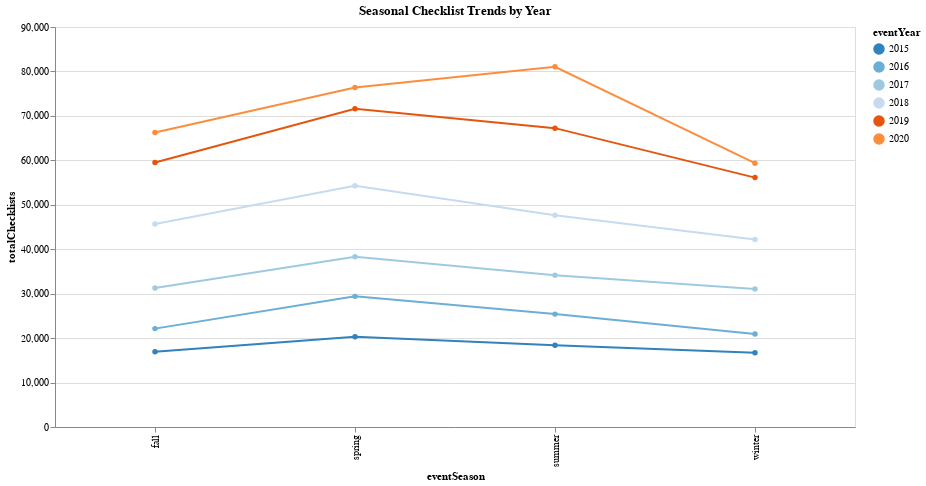

The notebook cell this image was saved under:
### Markdown cell above
In some cases certain birdwatchers account for a large portion of the checklists for a given country. For example, obsr626844 contributed over 56% of Curaçao's checklists from 2015-2020.

Let's see how many checklists were conducted each season per year by birdwatchers overall.

### Code cell
checklists_by_season_year = eod_data.groupby(['eventYear', 'eventSeason'])['checklist_id'].nunique().sort_index().reset_index()
checklists_by_season_year = checklists_by_season_year.rename(columns={'checklist_id': 'totalChecklists'})
checklists_by_season_year['eventYear'] = checklists_by_season_year['eventYear'].astype(str)
checklists_by_season_year_pivot = checklists_by_season_year.pivot(index='eventYear', columns='eventSeason', values='totalChecklists').fillna(0)
display(checklists_by_season_year_pivot)

seasonal_checklists_line = alt.Chart(checklists_by_season_year).mark_line(point=True).encode(
    x='eventSeason:O',
    y='totalChecklists:Q',
    color=alt.Color('eventYear', scale=alt.Scale(scheme='category20c')),
    tooltip=['eventYear:O', 'eventSeason:O', 'totalChecklists:Q']
).properties(
    title='Seasonal Checklist Trends by Year',
    width=800,
    height=400
)

seasonal_checklists_line

### Figure 1 — Vega-Lite specification as saved in the notebook (floating-point values rounded to 4 significant figures)
{"config": {"view": {"continuousWidth": 300, "continuousHeight": 300}}, "data": {"name": "data-22616b12a4efb16a295cff391c89f52c"}, "mark": {"type": "line", "point": true}, "encoding": {"color": {"field": "eventYear", "scale": {"scheme": "category20c"}, "type": "nominal"}, "tooltip": [{"field": "eventYear", "type": "ordinal"}, {"field": "eventSeason", "type": "ordinal"}, {"field": "totalChecklists", "type": "quantitative"}], "x": {"field": "eventSeason", "type": "ordinal"}, "y": {"field": "totalChecklists", "type": "quantitative"}}, "height": 400, "title": "Seasonal Checklist Trends by Year", "width": 800, "$schema": "https://vega.github.io/schema/vega-lite/v5.20.1.json", "datasets": {"data-22616b12a4efb16a295cff391c89f52c": [{"eventYear": "2015", "eventSeason": "fall", "totalChecklists": 16945}, {"eventYear": "2015", "eventSeason": "spring", "totalChecklists": 20299}, {"eventYear": "2015", "eventSeason": "summer", "totalChecklists": 18380}, {"eventYear": "2015", "eventSeason": "winter", "totalChecklists": 16711}, {"eventYear": "2016", "eventSeason": "fall", "totalChecklists": 22136}, {"eventYear": "2016", "eventSeason": "spring", "totalChecklists": 29391}, {"eventYear": "2016", "eventSeason": "summer", "totalChecklists": 25399}, {"eventYear": "2016", "eventSeason": "winter", "totalChecklists": 20922}, {"eventYear": "2017", "eventSeason": "fall", "totalChecklists": 31293}, {"eventYear": "2017", "eventSeason": "spring", "totalChecklists": 38320}, {"eventYear": "2017", "eventSeason": "summer", "totalChecklists": 34122}, {"eventYear": "2017", "eventSeason": "winter", "totalChecklists": 31053}, {"eventYear": "2018", "eventSeason": "fall", "totalChecklists": 45651}, {"eventYear": "2018", "eventSeason": "spring", "totalChecklists": 54287}, {"eventYear": "2018", "eventSeason": "summer", "totalChecklists": 47651}, {"eventYear": "2018", "eventSeason": "winter", "totalChecklists": 42208}, {"eventYear": "2019", "eventSeason": "fall", "totalChecklists": 59494}, {"eventYear": "2019", "eventSeason": "spring", "totalChecklists": 71591}, {"eventYear": "2019", "eventSeason": "summer", "totalChecklists": 67244}, {"eventYear": "2019", "eventSeason": "winter", "totalChecklists": 56112}, {"eventYear": "2020", "eventSeason": "fall", "totalChecklists": 66260}, {"eventYear": "2020", "eventSeason": "spring", "totalChecklists": 76364}, {"eventYear": "2020", "eventSeason": "summer", "totalChecklists": 81044}, {"eventYear": "2020", "eventSeason": "winter", "totalChecklists": 59350}]}}
